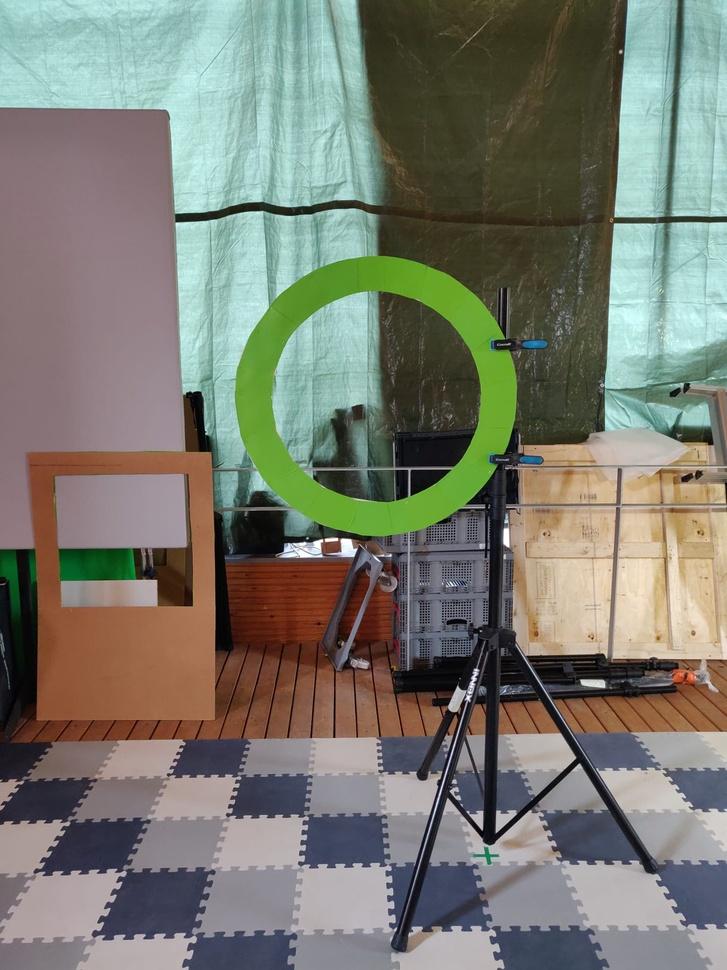
#> input picture green.jpeg, 727 x 970 px, shrunk from 1536 x 2048 before the run
$ python center_of_shape.py --image green.jpeg
#> lines starting #> are read from the running program, lines starting #| are printed output that depends on the picture; after the words box and inside, x2 and y2 are one past the last pixel; in counts of white or black regions, pixels touching at a corner belong together
# import the necessary packages
import argparse
import imutils
import cv2

# construct the argument parse and parse the arguments
ap = argparse.ArgumentParser()
ap.add_argument("-i", "--image", required=True,
	help="path to the input image")
args = vars(ap.parse_args())

# load the image, convert it to grayscale, blur it slightly,
# and threshold it
image = cv2.imread(args["image"])
#> image is the input picture: shape (970, 727, 3); mean B, G, R 112.3, 123.1, 121.6
gray = cv2.cvtColor(image, cv2.COLOR_BGR2GRAY)
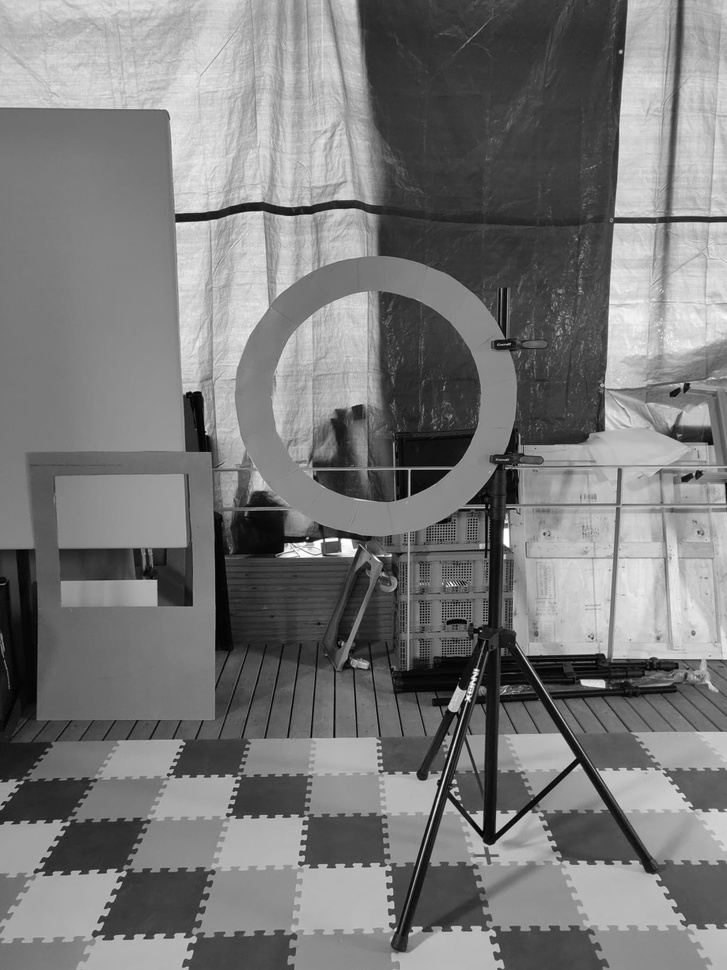
#> gray: shape (970, 727); min 0, max 255, mean 121.4
blurred = cv2.GaussianBlur(gray, (5, 5), 0)
thresh = cv2.threshold(blurred, 60, 255, cv2.THRESH_BINARY)[1]
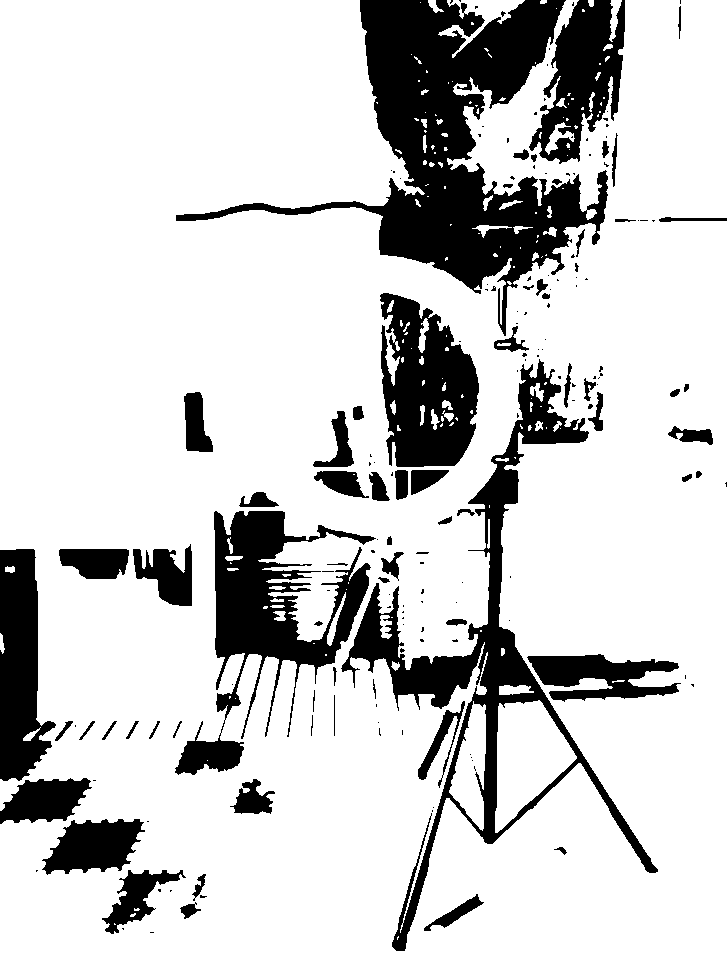
#> thresh: shape (970, 727); 80.9% white; 183 black regions (114 under 20 px)

# find contours in the thresholded image
cnts = cv2.findContours(thresh.copy(), cv2.RETR_EXTERNAL,
	cv2.CHAIN_APPROX_SIMPLE)
#> cnts = 90 contours, 69 with area under 20; largest, box (x1, y1, x2, y2) and area: (0, 0, 727, 970) 638275, (438, 0, 525, 58) 1222, (545, 122, 575, 155) 271, (609, 0, 622, 42) 218, (472, 225, 512, 238) 105
cnts = imutils.grab_contours(cnts)

# loop over the contours
for c in cnts:
	# compute the center of the contour
	M = cv2.moments(c)
#> (the run stopped early here; a loop or call above may not have finished)
